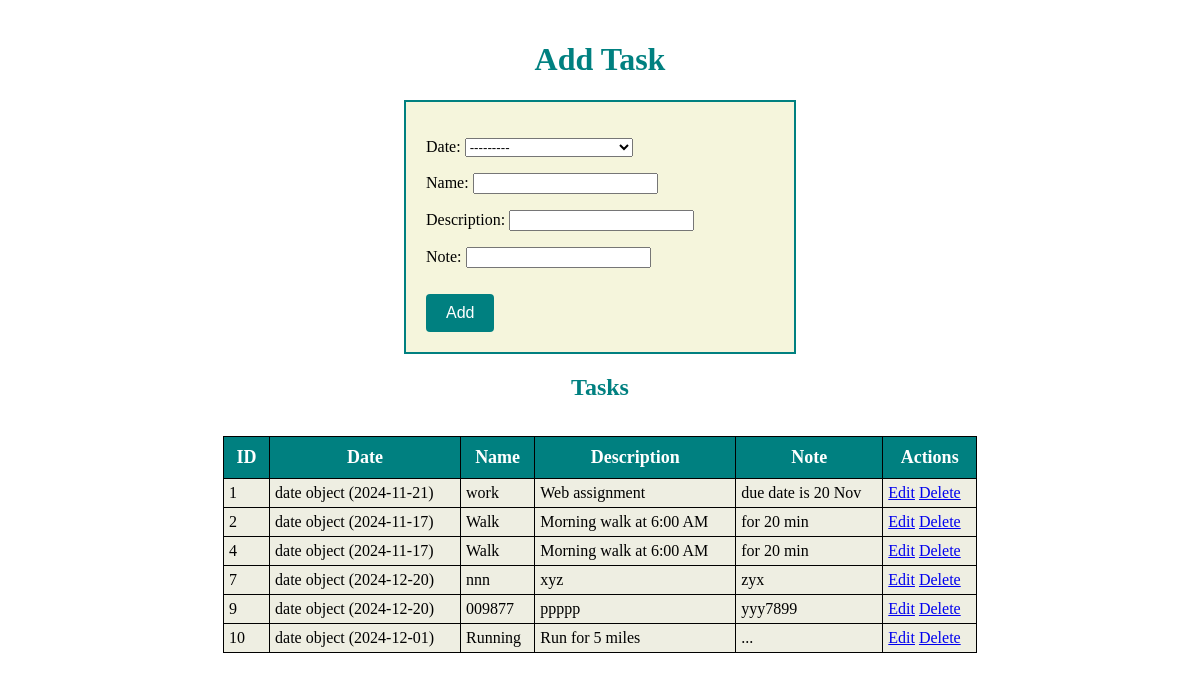
Page /task on the committed database.
### list/models.py (models this page shows)
class date(models.Model):
    Date= models.DateField(primary_key=True)

class task(models.Model):
    Date= models.ForeignKey(date, on_delete=models.CASCADE)
    Name= models.CharField(max_length=10)
    Description= models.CharField(max_length=200)
    Note= models.CharField(max_length=50)
    Date_created=models.DateField(auto_now_add=True)
    Time=models.TimeField(auto_now_add=True)

### list/views.py (the view)
# urls.py: path('task', views.tasks, name='task'),
def tasks(request):
    success = False
    if request.method == 'POST':
        form= taskform(request.POST)
        if form.is_valid():
            form.save()
            success = True
            form= taskform()
            data=task.objects.all()
    else:
        form= taskform()
        data=task.objects.all()
    return render (request, 'list/task.html', {'form': form, 'data': data, 'success': success})

### list/forms.py
class taskform(forms.ModelForm):
    class Meta:
        model=task
        fields=['Date', 'Name', 'Description', 'Note']

### list/templates/list/task.html (shortened to what this page needs)
<!DOCTYPE html>
<html lang="en">
<head>
</head>
<body>
    <h1>Add Task</h1>
    <form action="{% url 'task' %}" method="post">
        {{ form.as_p }}
        <input type="submit" value="Add">
    </form>
    <h2>Tasks</h2>
    <table>
        <thead>
            <tr>
                <th>ID</th>
                <th>Date</th>
                <th>Name</th>
                <th>Description</th>
                <th>Note</th>
                <th>Actions</th>
            </tr>
        </thead>
        <tbody>
            {% for task in data %}
            <tr>
                <td>{{ task.id }}</td>
                <td>{{ task.Date }}</td>
                <td>{{ task.Name }}</td>
                <td>{{ task.Description }}</td>
                <td>{{ task.Note }}</td>
                <td class="action-buttons">
                    <a href="{% url 'update' task.id %}" class="btn btn-edit">Edit</a>
                    <a href="{% url 'delete' task.id %}" class="btn btn-delete">Delete</a>
                </td>
            </tr>
            {% endfor %}
        </tbody>
    </table>
</body>
</html>

### list/templates/list/task.html (style rules this page uses)
body { font-family: Georgia, 'Times New Roman', Times, serif; padding: 20px; margin: 0; background-image: url(https://img.freepik.com/free-photo/blue-toned-collection-paper-sheets-with-copy-space_23-2148320445.jpg?t=st=1731084087~exp=1731087687~hmac=9170be4f4d4c2212525ffbc3a1d0ee884d7d28d691e22b9042bc72a394319d66&w=826); background-size: cover; background-repeat: no-repeat; }
h1 { text-align: center; color: teal; }
h2 { text-align: center; color: teal; }
form { background-color: beige; width: 30%; padding: 20px; margin: 0 auto; border: 2px solid teal; }
table { width: 65%; margin: 0 auto; background-color: rgb(238, 238, 226); border-collapse: collapse; margin-top: 35px; }
thead { text-align: center; color: teal; }
th { text-align: center; font-size: large; background-color: teal; color: white; padding: 10px; border: 1px solid black; }
td { text-align: left; padding: 5px; border: 1px solid black; }
input[type="submit"] { background-color: teal; color: white; border: none; padding: 10px 20px; font-size: 16px; margin-top: 10px; border-radius: 4px; cursor: pointer; }

### rows in the picture
date: Date "---------"
task: id "1", Date "date object (2024-11-21)", Name "work", Description "Web assignment", Note "due date is 20 Nov"
task: id "2", Date "date object (2024-11-17)", Name "Walk", Description "Morning walk at 6:00 AM", Note "for 20 min"
task: id "4", Date "date object (2024-11-17)", Name "Walk", Description "Morning walk at 6:00 AM", Note "for 20 min"
task: id "7", Date "date object (2024-12-20)", Name "nnn", Description "xyz", Note "zyx"
task: id "9", Date "date object (2024-12-20)", Name "009877", Description "ppppp", Note "yyy7899"
task: id "10", Date "date object (2024-12-01)", Name "Running", Description "Run for 5 miles", Note "..."
